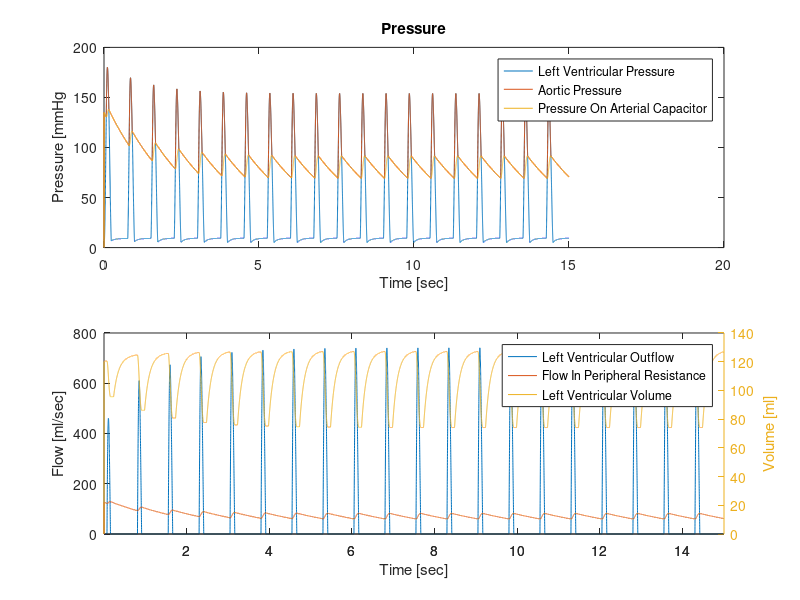

Recreate this plot in MATLAB.
clc
clear all
close all
% system parameters
% time scale parameters
HR=80; % BPM
dt=0.5e-3; %sec
N=floor(60/(HR*dt)); %******number of points per heart cycle,  rounds the elements  to the nearest integers.
Tcycles=20; % total heart cycles

% heart parameters
V0=15; % V0 for PLV calculation
Emax=2.0; % contractility
ts=round(N/3);
En(1:ts)=0.5*(1+sin(2*pi*(1:ts)/ts-pi/2));
En(ts+1:N)=0; %normalized LV 
Ed=10/120; 
E=max(Ed,Emax*En); %******combine diastolic and systolic elasticity functions

%vascular parameters
Ra=0.1; % arterial resistance - series
Rp=1.0; % peripheral resistance
Rv=0.01; % venous filling resistance
Ca=2.0; % arterial compliance
Cv=300; %venous compliance

% initialization of variables
Plv(1:N)=0; % left ventricular pressure
Vlv(1:N)=120; % left ventricular volume
Qlv(1:N)=0; % left ventricular outflow
Pa(1:N)=70; % pressure on arterial capacitor
Va(1:N)=270; % volume on arterial capacitor
Qp(1:N)=0; % flow in peripheral resistance
Pv(1:N)=9; % venous filling pressure
Qv(1:N)=0; % ventricular filling inflow
Pao(1:N)=70; % aortic pressure
Vv(1:N)=2700; %venous vol

%continuous variables (c_var)
c_Plv=0;
c_Vlv=0;
c_Qlv=0;
c_Pa=0;
c_Qp=0;
c_Pv=0;
c_Qv=0;
c_Pao=0;
c_Vv=0;


%% Main Program
for cycle=1:Tcycles
% main loop for each heat cycle
    for i=2:N
    %calculating all variables for each cycle at N points
        Vlv(i)=Vlv(i-1)+(Qv(i-1)-Qlv(i-1))*dt;
        Va(i)=Va(i-1)+(Qlv(i-1)-Qp(i-1))*dt;
        Vv(i)=Vv(i-1)+(Qp(i-1)-Qv(i-1))*dt;
        
        Plv(i)=E(i)*(Vlv(i)-V0);
        Pa(i)=Va(i)/Ca;
        Pv(i)=Vv(i)/Cv;
        
        Qlv(i)=max((Plv(i)-Pa(i))/Ra,0); % Looking for maximum value because there is diode so the current  have to go in one direction
        Qp(i)=(Pa(i)-Pv(i))/Rp; %Not looking for maximum value because there is NO diode and the current DOES NOT have to go in one direction
        Qv(i)=max((Pv(i)-Plv(i))/Rv,0);
        
        Pao(i)=Pa(i)+Qlv(i)*Ra;
    end;
%saving variables from cycle to continuous variables (c_var)
c_Plv=[c_Plv Plv(1:N)];
c_Vlv=[c_Vlv Vlv(1:N)];
c_Qlv=[c_Qlv Qlv(1:N)];
c_Pa=[c_Pa Pa(1:N)];
c_Qp=[c_Qp Qp(1:N)];
c_Pv=[c_Pv Pv(1:N)];
c_Qv=[c_Qv Qv(1:N)];
c_Pao=[c_Pao Pao(1:N)];
c_Vv=[c_Vv Vv(1:N)];

%cycling variables
 Vlv(1)=Vlv(N);
 Va(1)=Va(N);
 Vv(1)=Vv(N);      
 Plv(1)=Plv(N);
 Pa(1)=Pa(N);
 Pv(1)=Pv(N);    
 Qlv(1)=Qlv(N); 
 Qp(1)=Qp(N);
 Qv(1)=Qv(N);
        
 Pao(1)= Pao(N);
 Pao_mean=mean(c_Pao);

end;
%plotting commands
figure;
subplot(2,1,1);
t=(1:length(c_Plv))*dt;

plot(t, [c_Plv' c_Pao' c_Pa']); %xlim([110 120]); ylim([0 180]);
title('Pressure');
xlabel('Time [sec]');
ylabel('Pressure [mmHg');
legend('Left Ventricular Pressure', 'Aortic Pressure', 'Pressure On Arterial Capacitor');

subplot(2,1,2);
[AX,H1,H2]=plotyy(t,[c_Qlv' c_Qp'],t, c_Vlv);

xlabel('Time [sec]');
ylabel(AX(1), 'Flow [ml/sec]') %left y-axis
ylabel(AX(2), 'Volume [ml]') %right y-axis
legend('Left Ventricular Outflow', 'Flow In Peripheral Resistance', 'Left Ventricular Volume');
% 
% 


